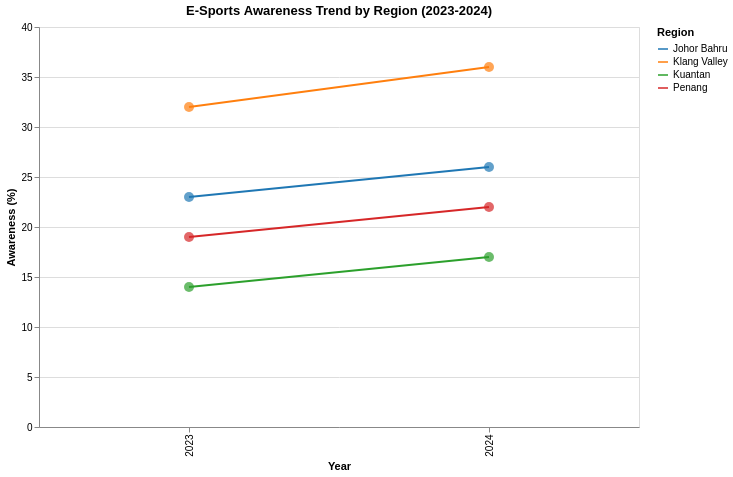

Specify this chart in Vega-Lite:
### Vega-Lite specification from a JSON file in a GitHub repository (floating-point values rounded to 4 significant figures)
{"$schema": "https://vega.github.io/schema/vega-lite/v5.json", "title": "E-Sports Awareness Trend by Region (2023-2024)", "width": 600, "height": 400, "data": {"values": [{"region": "Klang Valley", "year": 2023, "awareness": 32}, {"region": "Klang Valley", "year": 2024, "awareness": 36}, {"region": "Johor Bahru", "year": 2023, "awareness": 23}, {"region": "Johor Bahru", "year": 2024, "awareness": 26}, {"region": "Penang", "year": 2023, "awareness": 19}, {"region": "Penang", "year": 2024, "awareness": 22}, {"region": "Kuantan", "year": 2023, "awareness": 14}, {"region": "Kuantan", "year": 2024, "awareness": 17}]}, "layer": [{"mark": {"type": "line", "point": false, "strokeWidth": 2}, "encoding": {"x": {"field": "year", "type": "ordinal", "title": "Year"}, "y": {"field": "awareness", "type": "quantitative", "title": "Awareness (%)"}, "color": {"field": "region", "type": "nominal", "scale": {"scheme": "category10"}, "legend": {"title": "Region"}}}}, {"mark": {"type": "point", "filled": true, "size": 100}, "encoding": {"x": {"field": "year", "type": "ordinal"}, "y": {"field": "awareness", "type": "quantitative"}, "color": {"field": "region", "type": "nominal", "scale": {"scheme": "category10"}, "legend": false}, "tooltip": [{"field": "region", "type": "nominal", "title": "Region"}, {"field": "year", "type": "ordinal", "title": "Year"}, {"field": "awareness", "type": "quantitative", "title": "Awareness %"}]}}]}
